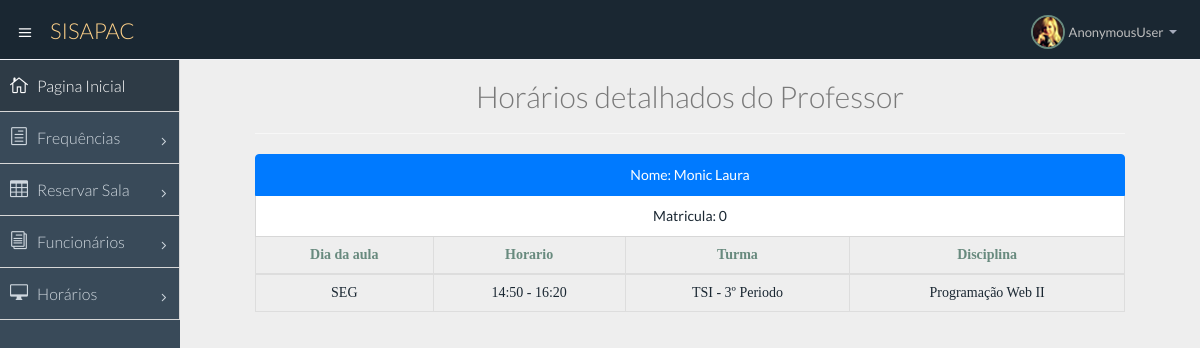
Page /professor/detail/1 on the earlier database version.
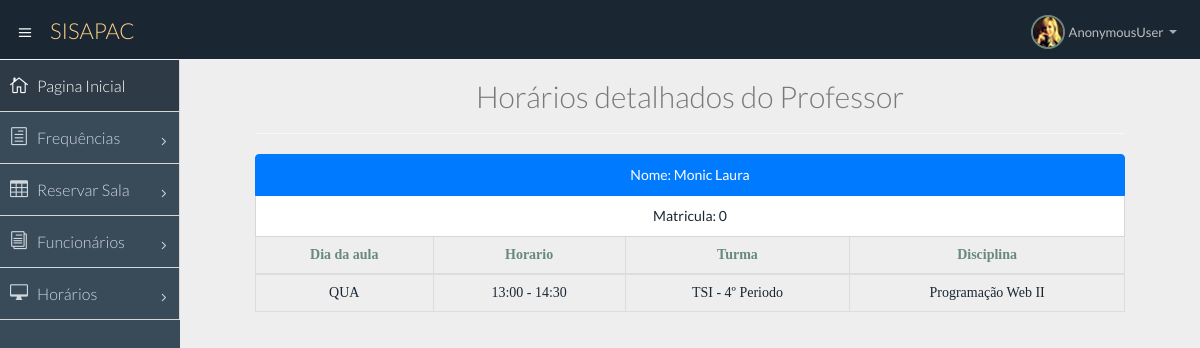
Same page on the later database version.
### appsispac/models.py (models this page shows, shortened)
class Horario_Professor(models.Model):
    WEEKDAYS = (
        ('ND', 'Não definido'),
        ('SEG', 'Segunda-Feira'),
        ('TER', 'Terça-Feira'),
        ('QUA', 'Quarta-Feira'),
        ('QUI', 'Quinta-Feira'),
        ('SEX', 'Sexta-Feira'),
    )
    weekdays = models.CharField(
        max_length=25,
        choices=WEEKDAYS,
        default='ND',
    )
    HORARIOS = (
        ('Vazio', 'Indefinido'),
        ('07:00 - 08:30', '07:00 - 08:30'),
        ('08:50 - 10:20', '08:50 - 10:20'),
        ('10:30 - 12:00', '10:30 - 12:00'),
        ('13:00 - 14:30', '13:00 - 14:30'),
        ('14:50 - 16:20', '14:50 - 16:20'),
        ('16:30 - 18:00', '16:30 - 18:00'),
        ('18:00 - 19:50', '18:00 - 19:50'),
        ('20:00 - 22:00', '20:00 - 22:00'),
    )
    horario = models.CharField(
        max_length=30,
        choices=HORARIOS,
        default='Vazio',
    )
    turma = models.CharField("Turma", max_length=150)
    disciplina = models.CharField("Disciplina", max_length=255)
    professor = models.ForeignKey(Professor, on_delete=models.PROTECT)
    sala = models.ForeignKey(Sala, on_delete=models.PROTECT)

### appsispac/views.py (the view)
# urls.py: url(r'^professor/detail/(?P<pk>\d+)$', professor_detail, name='professor_detail'),
def professor_detail(request, pk):
    professor = Professor.objects.get(id=pk)
    horarios = []
    for h in Horario_Professor.objects.all():
        if(h.professor == professor):
            horarios.append(h)
    data = {'professor':professor, 'horarios':horarios}
    return render(request, 'professor/professor_detail.html', data)

### templates/professor/professor_detail.html
{% extends 'base.html' %}
{% block conteudo %}
      <center><h2>Horários detalhados do Professor </h2></center>
    <hr>
    <div class="list-group">
    	<a href="#" class="list-group-item active">Nome: {{professor.nome}}</a>
    	<a href="#" class="list-group-item">Matricula: {{professor.matricula}}</a>
    	<table class="table table-hover table-bordered">
            <thead>
                <tr>
                    <th>Dia da aula</th>
                    <th>Horario</th>
                    <th>Turma</th>
                    <th>Disciplina</th>
                </tr>
            </thead>
            <tbody>
                {% for h in horarios %}
                    <tr>
                        <td>{{ h.weekdays }}</td>
                        <td>{{ h.horario }}</td>
                        <td>{{ h.turma }}</td>
                        <td>{{ h.disciplina }}</td>
                    </tr>
                {% endfor %}
            </tbody>
        </table>
    </div>
{% endblock %}

Differences in the rows shown:
removed Horario_Professor: weekdays "SEG", horario "14:50 - 16:20", turma "TSI - 3º Periodo", disciplina "Programação Web II"
added Horario_Professor: weekdays "QUA", horario "13:00 - 14:30", turma "TSI - 4º Periodo", disciplina "Programação Web II"
